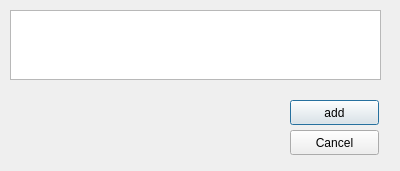
<?xml version="1.0" encoding="UTF-8"?>
<ui version="4.0">
 <class>site_setting</class>
 <widget class="QDialog" name="site_setting">
  <property name="geometry">
   <rect>
    <x>0</x>
    <y>0</y>
    <width>400</width>
    <height>171</height>
   </rect>
  </property>
  <property name="windowTitle">
   <string>Dialog</string>
  </property>
  <widget class="QPushButton" name="add_button">
   <property name="geometry">
    <rect>
     <x>290</x>
     <y>100</y>
     <width>89</width>
     <height>25</height>
    </rect>
   </property>
   <property name="text">
    <string>add</string>
   </property>
  </widget>
  <widget class="QPushButton" name="cancel_button">
   <property name="geometry">
    <rect>
     <x>290</x>
     <y>130</y>
     <width>89</width>
     <height>25</height>
    </rect>
   </property>
   <property name="text">
    <string>Cancel</string>
   </property>
  </widget>
  <widget class="QTextEdit" name="textEdit">
   <property name="geometry">
    <rect>
     <x>10</x>
     <y>10</y>
     <width>371</width>
     <height>70</height>
    </rect>
   </property>
  </widget>
 </widget>
 <resources/>
 <connections/>
</ui>
